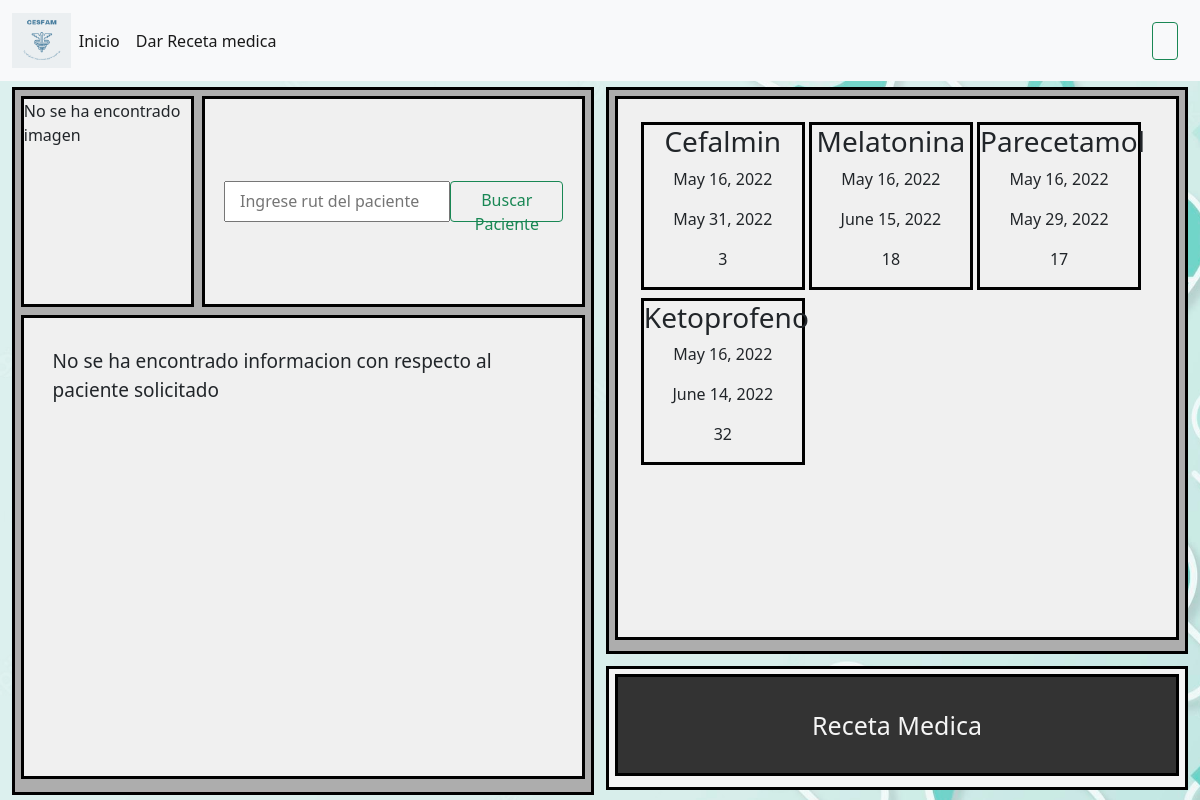
Screenshot of /medico_home/ with the database file from the repository.
### polls/models.py (models this page shows, shortened)
class Medicamento(models.Model):
    nombre_medicamento = models.CharField(max_length=25)
    fecha_elab_medicamento = models.DateField(null=True)
    fecha_venc_medicamento = models.DateField(null=True)
    cantidad_medicamento = models.CharField(max_length=4)

### polls/views.py (the view)
# urls.py: path('medico_home/', views.medico_home, name='medico_home'),
def medico_home(request):
    buscar_paciente = request.GET.get('buscador_paciente')
    medicamento = Medicamento.objects.all()
    paciente = Paciente.objects.all()
    verif = False
    if buscar_paciente and Paciente.objects.filter(Q(run_paciente = buscar_paciente)):
        paciente = Paciente.objects.filter(Q(run_paciente = buscar_paciente))
        verif = True
    data = {
        'paciente':paciente,
        'medicamento': medicamento,
        'verif':verif
    }
    return render(request, 'medico/medico_home.html', data)

### polls/templates/medico/medico_home.html (shortened to what this page needs)
{% extends 'base/base.html' %}
{% load static %}
{% block styles %}
<link rel="stylesheet" href="{% static 'styles/medico_home.css' %}?{% now 'U' %}">
{% endblock %}
{% block link0 %}
<a class="nav-link active" aria-current="page" href="{% url 'medico_home' %}">Inicio</a>
{% endblock %}
{% block link2 %}
<a class="nav-link active" aria-current="page" href="{% url 'medico_receta_medica' %}">Dar Receta medica</a>
{% endblock %}
{% block main %}
  <div class='box_paciente_med'>
    <div class='buscador_paciente'>
      <form class="d-flex" method='GET' action='{% url 'medico_home' %}'>
        <input name='buscador_paciente' type='search' placeholder='Ingrese rut del paciente'>
        <button class="btn btn-outline-success" type="submit">Buscar Paciente</button>
      </form>
    </div>
    {% if verif %}
      {% for p in paciente %}
      <div class='img_paciente'>
        <img src='{{ p.img_paciente.url }}' width='100%' height='100%'>
      </div>
      <div class='informacion_paciente'>
        <h4>Run paciente: {{ p.run_paciente }}</h4>
        <p>Dv paciente: {{ p.dv_paciente }}</p>
        <p>Nombre paciente: {{ p.nombre_paciente }}</p>
        <p>Apellido paciente: {{ p.apellido_paciente }}</p>
        <p>Edad paciente: {{ p.edad_paciente }}</p>
        <p>Sexo paciente: {{ p.sexo_paciente }}</p>
        <p>Direccion paciente: {{ p.direccion_paciente }}</p>
        <p>Mail paciente: {{ p.mail_paciente }}</p>
        <p>Numero telefonico: {{ p.numero_telefonico }}</p>
      </div>
      {% endfor %}
    {% else %}
      <div class='img_paciente'>
        <p>No se ha encontrado imagen</p>
      </div>
      <div class='informacion_paciente'>
        <p>No se ha encontrado informacion con respecto al paciente solicitado</p>
      </div>
    {% endif %}
  </div>
  <div class='box_stock'>
    <div class='informacion_stock'>
      {% for s in medicamento %}
      <div class = 'caja_med'>
        <h3>{{ s.nombre_medicamento }}</h3>
        <p>{{ s.fecha_elab_medicamento }}</p>
        <p>{{ s.fecha_venc_medicamento }}</p>
        <p>{{ s.cantidad_medicamento }}</p>
      </div>
      {% endfor %}
    </div>
  </div>
  <div class='hacer_receta_medica'>
    <div class='interior_envio'>
      <a href="{% url 'medico_receta_medica' %}">Receta Medica</a>
    </div>
  </div>
  {% endblock %}

### polls/static/styles/base.css (style rules this page uses)
body { padding: 0%; margin: 0%; height: 100vh; width: 100%; background-color: aliceblue; scroll-behavior: smooth; }
button { margin: 3px; height: 10%; margin-top: -3px; }

### polls/static/styles/medico_home.css (style rules this page uses)
.box_paciente_med { float: left; height: 100%; width: 48.5%; margin: 0%; margin-left: 1%; margin-right: .5%; padding: 0%; border: solid black; background-color: rgb(173, 173, 173); }
.buscador_paciente { float: right; border: solid black; background-color: rgb(240, 240, 240); text-align: center; height: 30%; width: 66.5%; margin: 1%; }
.buscador_paciente form { justify-content: center; align-items: center; text-decoration: none; height: 100%; width: 100%; }
.buscador_paciente input { width: 60%; height: 20%; text-align: center; }
.buscador_paciente button { width: 30%; height: 20%; }
.img_paciente { float: left; border: solid black; background-color: rgb(240, 240, 240); height: 30%; width: 30%; margin: 1%; margin-right: .5%; }
.informacion_paciente { float: left; border: solid black; background-color: rgb(240, 240, 240); height: 66%; width: 98%; margin: 1%; margin-top: .5%; margin-right: .5%; padding: 5%; overflow-y: scroll; padding-bottom: 0%; }
.informacion_paciente p { font-size: 19px; }
.box_stock { float: right; height: 80%; width: 48.5%; margin: 0%; margin-left: .5%; margin-right: 1%; padding: 0%; border: solid black; background-color: rgb(173, 173, 173); }
.informacion_stock { float: right; border: solid black; background-color: rgb(240, 240, 240); padding: 4%; height: 97%; width: 98%; margin: 1%; overflow-y: scroll; }
.caja_med { width: 32%; border: solid black; margin: 0%; margin-bottom: 8px; text-align: center; display: inline-block; }
.hacer_receta_medica { float: right; border: solid black; background-color: whitesmoke; height: 17.6%; width: 48.5%; margin-top: 1%; margin-right: 1%; }
.interior_envio { float: right; border: solid black; height: 86%; width: 98%; margin: 1%; padding: 0%; }
.interior_envio a { background-color: #333; color: whitesmoke; text-align: center; width: 100%; height: 100%; display: flex; font-size: 25px; justify-content: center; align-items: center; text-decoration: none; }

### rows the page displays
Medicamento: nombre_medicamento "Cefalmin", fecha_elab_medicamento "May 16, 2022", fecha_venc_medicamento "May 31, 2022", cantidad_medicamento "3"
Medicamento: nombre_medicamento "Melatonina", fecha_elab_medicamento "May 16, 2022", fecha_venc_medicamento "June 15, 2022", cantidad_medicamento "18"
Medicamento: nombre_medicamento "Parecetamol", fecha_elab_medicamento "May 16, 2022", fecha_venc_medicamento "May 29, 2022", cantidad_medicamento "17"
Medicamento: nombre_medicamento "Ketoprofeno", fecha_elab_medicamento "May 16, 2022", fecha_venc_medicamento "June 14, 2022", cantidad_medicamento "32"
